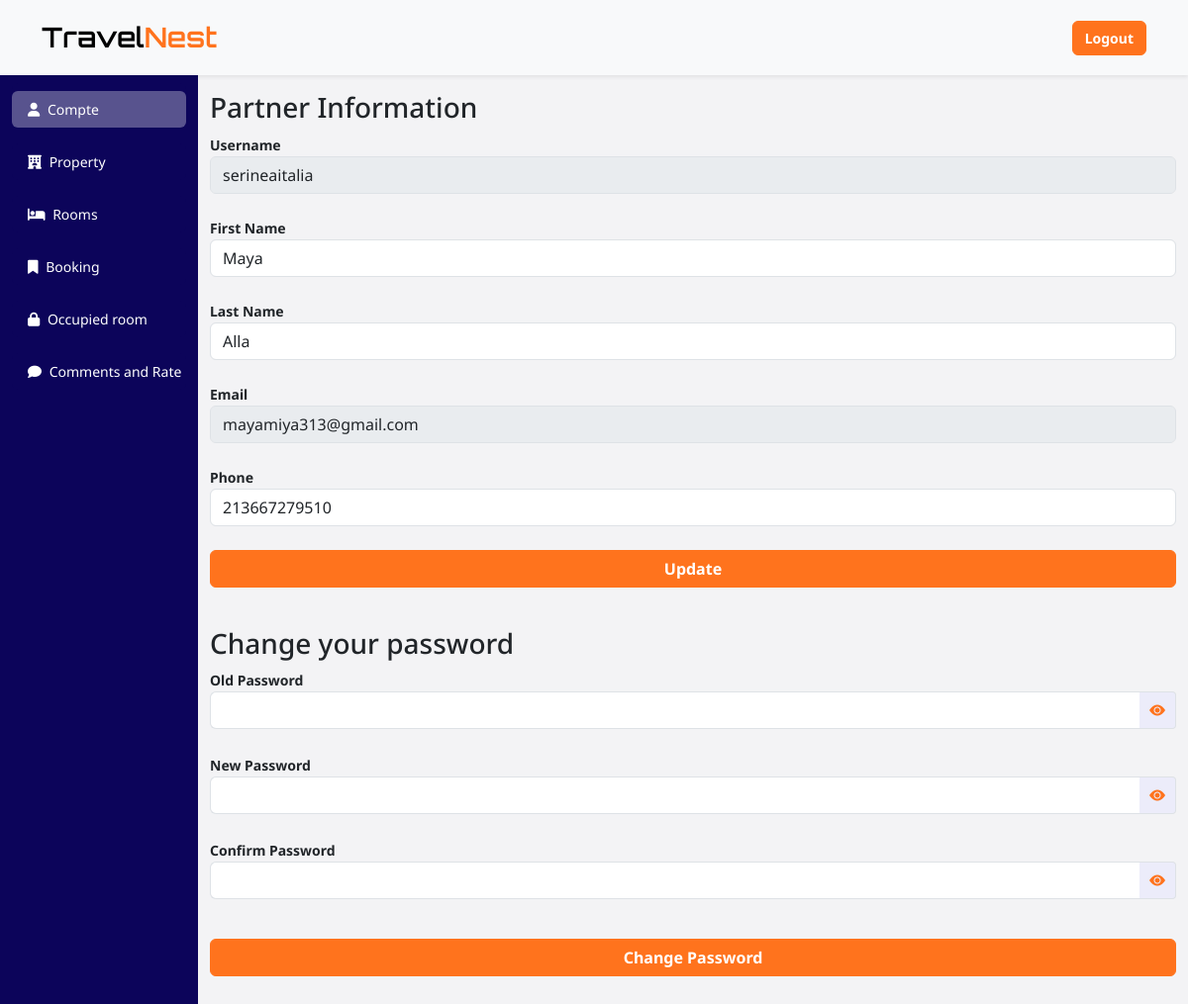
The app's page /property/partner.php (signed in) with its own data.
### tables this page shows
CREATE TABLE `partner` (
  `id` int(11) NOT NULL,
  `first_name` varchar(255) DEFAULT NULL,
  `last_name` varchar(255) DEFAULT NULL,
  `email` varchar(255) DEFAULT NULL,
  `password` varchar(255) DEFAULT NULL,
  `username` varchar(255) DEFAULT NULL,
  `phone` varchar(255) DEFAULT NULL
);

### property/partner.php (the view, shortened to what this page needs)
<?php
include('../db.php');
if($_SESSION['partner'] == "" ){
  header('Location: login.php');
}else{
  $sqlpartner = 'select * from partner where username = "'.$_SESSION['partner'].'"';
  $rsltpartner = mysqli_query($conn, $sqlpartner);
  $rowpartner = mysqli_fetch_assoc($rsltpartner);
}
?>
<!DOCTYPE html>
<html lang="en">
<head>
    <link rel="stylesheet" href="../css/bootstrap.css">
    <link rel="stylesheet" href="../css/style.css">
    <link rel="stylesheet" href="https://cdnjs.cloudflare.com/ajax/libs/font-awesome/6.5.1/css/all.min.css" />
    <link rel="stylesheet" href="https://cdn.jsdelivr.net/npm/bootstrap-icons@1.11.3/font/bootstrap-icons.min.css">
</head>
<body>
    <?php include('header.php'); ?>
    <div class="container-fluid">
        <div class="row">
            <div class="col-2 dash-nav py-2 bg-info text-white" style="overflow-x:hidden !important; font-size: 14px !important">
              <form action="" method="post">
              <ul class="list-group dash-nav-ui  bg-info text-white" id="dash-nav-ui">
                <li class="list-group-item rounded bg-info text-white bg-info my-2 active" style="border: none !important;" ><a class="text-white bg-info link" href="partner.php"><i style="margin-left:0 !important" class="mx-1 fa-solid fa-user"></i> <span>Compte</span></a></li>
                <li class="list-group-item rounded bg-info text-white bg-info my-2" style="border: none !important;" ><a class="text-white bg-info link" href="property.php"><i style="margin-left:0 !important" class="mx-1 fa-solid fa-hotel"></i> <span>Property</span></a></li>
                <li class="list-group-item rounded bg-info text-white bg-info my-2" style="border: none !important;" ><a class="text-white bg-info link" href="rooms.php"><i style="margin-left:0 !important" class="mx-1 fa-solid fa-bed"></i> <span>Rooms</span></a></li>
                <li class="list-group-item rounded bg-info text-white bg-info my-2" style="border: none !important;" ><a class="text-white bg-info link" href="booking.php"><i style="margin-left:0 !important" class="mx-1 fa-solid fa-bookmark"></i> <span>Booking</span></a></li>
                <li class="list-group-item rounded bg-info text-white bg-info my-2" style="border: none !important;" ><a class="text-white bg-info link" href="occupedroom.php"><i style="margin-left:0 !important" class="mx-1 fa-solid fa-lock"></i> <span>Occupied room</span></a></li>
                <li class="list-group-item rounded bg-info text-white bg-info my-2" style="border: none !important;" ><a class="text-white bg-info link" href="commentrate.php"><i style="margin-left:0 !important" class="mx-1 fa-solid fa-comment"></i> <span>Comments and Rate</span></a></li>
              </ul>
              </form>
            </div>
            <div class="col py-3">
              <h3>Partner Information</h3>
              <form action="partner.php" method="post">
              <label for="username" class="form-label fw-bold mb-0">Username</label>
              <input type="text" name="username" class="form-control mb-2" disabled value=<?php echo $rowpartner['username'] ?>>
              <label for="name" class="form-label fw-bold mb-0 mt-3">First Name</label>
              <input type="text" name="name" class="form-control mb-2" required value=<?php echo $rowpartner['first_name'] ?>>
              <label for="name" class="form-label fw-bold mb-0 mt-3">Last Name</label>
              <input type="text" name="lname" class="form-control mb-2" required value=<?php echo $rowpartner['last_name'] ?>>
              <label for="email" class="form-label fw-bold mb-0 mt-3">Email</label>
              <input type="text" name="lname" class="form-control mb-2" disabled value=<?php echo $rowpartner['email'] ?>>
              <label for="phone" class="form-label fw-bold mb-0 mt-3">Phone</label>
              <input type="text" name="phone" class="form-control mb-2" required value=<?php echo $rowpartner['phone'] ?>>
              <button type="submit" name="update" class="btn mb-3 btn-primary text-white fw-bold" style="width: 100%; margin-top: 16px;">Update</button>
              </form>
              <h3 class="mt-4">Change your password</h3>
              <form action="partner.php" method="post">
              <label for="password" class="form-label fw-bold mb-0">Old Password</label>
              <div class="passwordcontainer d-flex">
                    <input type="password" name="password" id="password" class="form-control mb-4" required>
                    <span onclick="togglePasswordVisibility()"  id="eye"><i class="bi bi-eye-fill"></i></span>
              </div>
              <label for="password" class="form-label fw-bold mb-0">New Password</label>
              <div class="passwordcontainer d-flex">
                    <input minlength="8" type="password" name="npassword" id="password1" class="form-control mb-4" required>
                    <span onclick="togglePasswordVisibility1()"  id="eye1"><i class="bi bi-eye-fill"></i></span>
              </div>
              <label for="password" class="form-label fw-bold mb-0">Confirm Password</label>
              <div class="passwordcontainer d-flex">
                    <input minlength="8" type="password" name="cpassword" id="password2" class="form-control mb-4" required>
                    <span onclick="togglePasswordVisibility2()"  id="eye2"><i class="bi bi-eye-fill"></i></span>
              </div>
              <button type="submit" name="changepassword" class="btn btn-primary text-white fw-bold" style="width: 100%; margin-top: 16px;">Change Password</button>
              </form>
            </div>
        </div>
    </div>
</body>
</html>

### property/partner.php (style rules this page uses)
h1, h2, h3, h4, p, .btn, label, input, select, option,a { font-family: 'Noto Sans', sans-serif !important; }
a { text-decoration: none; }
body { background-color: #f3f3f5; }
li { transition: 0.2s background-color; }
a { transition: 0.2s background-color; }
.dash-nav-ui { position: relative; flex-shrink: 0; }
.link { white-space: nowrap !important; overflow: hidden; }
.active a { background-color: #58538e !important; }
.active { background-color: #58538e !important; }
#eye, #eye1, #eye2 { display: flex; border: var(--bs-border-width) solid var(--bs-border-color);; height: 100%; padding: 6px 10px; border-top-right-radius: 0.25rem; border-bottom-right-radius: 0.25rem; border-left: 0; font-size: 1rem; color: #FF731D; background-color: #e2e0ff6e !important; }
#password, #password1, #password2 { border-top-right-radius: 0 !important; border-bottom-right-radius: 0 !important; border-right:0 ; }
label { font-size: 14px; }

### records on screen
partner: username "serineaitalia", name "Maya", lname "Alla", lname "mayamiya313@gmail.com", phone "213667279510"
